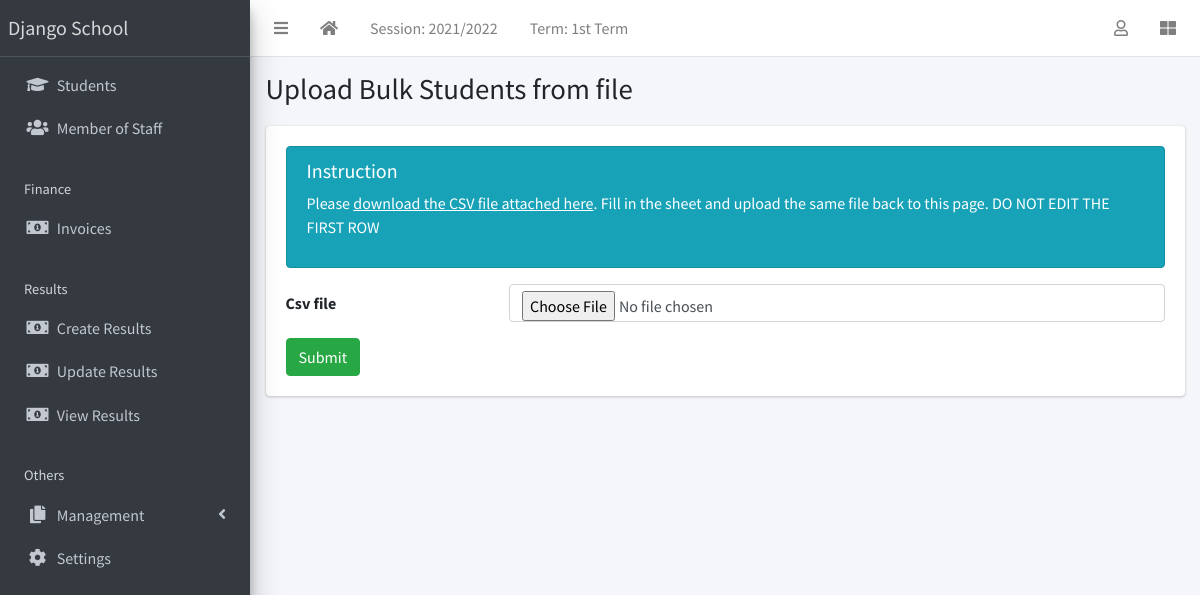
Page /student/upload/ (signed in) on the committed database.
### apps/corecode/models.py (models this page shows, shortened)
class AcademicSession(models.Model):
    name = models.CharField(max_length=200, unique=True)
    current = models.BooleanField(default=True)
    class Meta:
        ordering = ["-name"]

class AcademicTerm(models.Model):
    name = models.CharField(max_length=20, unique=True)
    current = models.BooleanField(default=True)
    class Meta:
        ordering = ["name"]

class SiteConfig(models.Model):
    key = models.SlugField()
    value = models.CharField(max_length=200)

### apps/students/views.py (the view)
# urls.py: path("upload/", StudentBulkUploadView.as_view(), name="student-upload"),
class StudentBulkUploadView(LoginRequiredMixin, SuccessMessageMixin, CreateView):
    model = StudentBulkUpload
    template_name = "students/students_upload.html"
    fields = ["csv_file"]
    success_url = "/student/list"
    success_message = "Successfully uploaded students"

### apps/corecode/context_processors.py (called while the page is built)
def site_defaults(request):
    current_session = AcademicSession.objects.get(current=True)
    current_term = AcademicTerm.objects.get(current=True)
    vals = SiteConfig.objects.all()
    contexts = {
        "current_session": current_session.name,
        "current_term": current_term.name,
    }
    for val in vals:
        contexts[val.key] = val.value
    return contexts

### apps/students/templates/students/students_upload.html (shortened to what this page needs)
{% extends 'base.html' %}
{% block title %}
  Upload Bulk Students from file
{% endblock title %}
{% block content %}
  <div class="col alert alert-info">
    <h5>Instruction</h5>
    <p>Please <a href="{% url 'download-csv' %}">download the CSV file attached here</a>. Fill in the sheet and upload the same file back to this page. DO NOT EDIT THE FIRST ROW</p>
  </div>
  <form method="POST" enctype="multipart/form-data">
    {% include 'corecode/form_snippet.html' %}
    <input type="submit" class="btn btn-success" value="Submit">
  </form>
{% endblock content %}

### templates/base.html (shortened to what this page needs)
{% load static %}
<!DOCTYPE html>
<html lang="en">
<head>
  <link rel="stylesheet" href="{% static 'plugins/fontawesome-free/css/all.min.css' %}">
  <link rel="stylesheet" href="{% static 'plugins/toastr/toastr.min.css' %}">
  <link rel="stylesheet"
    href="{% static 'plugins/overlayScrollbars/css/OverlayScrollbars.min.css' %}">
  <link rel="stylesheet" href="{% static 'plugins/Datatables/datatables.min.css' %}" />
  <link rel="stylesheet" href="{% static 'dist/css/adminlte.min.css' %}">
</head>
<body
  class="hold-transition sidebar-mini layout-fixed layout-navbar-fixed layout-footer-fixed">
  <div class="wrapper">
    <nav class="main-header navbar navbar-expand navbar-white navbar-light">
      <ul class="navbar-nav">
        <li class="nav-item">
          <a class="nav-link" data-widget="pushmenu" href="#" role="button"><i
              class="fas fa-bars"></i></a>
        </li>
        <li class="nav-item d-none d-sm-inline-block">
          <a href="{% url 'home' %} " class="nav-link"><i class="fa fa-home"></i></a>
        </li>
        <li class="nav-item d-none d-sm-inline-block">
          <a href="{% url 'current-session' %}" class="nav-link">Session: {{ current_session }}</a>
        </li>
        <li class="nav-item d-none d-sm-inline-block">
          <a href="{% url 'current-session' %}" class="nav-link">Term: {{ current_term }}</a>
        </li>
      </ul>
      <ul class="navbar-nav ml-auto">
        <li class="nav-item dropdown">
          <a class="nav-link" data-toggle="dropdown" href="#">
            <i class="far fa-user"></i>
          </a>
        </li>
        <li class="nav-item">
          <a class="nav-link" data-widget="control-sidebar" data-slide="true"
            href="#" role="button"><i class="fas fa-th-large"></i></a>
        </li>
      </ul>
    </nav>
    <aside class="main-sidebar sidebar-dark-primary elevation-4">
      <a href="{% url 'home' %}" class="brand-link">{{ school_name | default:"MySchool" }}</a>
      <div class="sidebar">
        <nav class="mt-2">
          <ul class="nav nav-pills nav-sidebar flex-column"
            data-widget="treeview" role="menu" data-accordion="false">
            <li class="nav-item">
              <a href="{% url 'student-list' %}" class="nav-link">
                <i class="nav-icon fas fa-graduation-cap"></i>
                <p>
                  Students
                </p>
              </a>
            </li>
            <li class="nav-item">
              <a href="{% url 'staff-list' %}" class="nav-link">
                <i class="nav-icon fas fa-users"></i>
                <p>
                  Member of Staff
                </p>
              </a>
            </li>
            <li class="nav-header">Finance</li>
            <li class="nav-item">
              <a href="{% url 'invoice-list' %}" class="nav-link">
                <i class="nav-icon fas fa-money-bill-alt"></i>
                <p>
                  Invoices
                </p>
              </a>
            </li>
            <li class="nav-header">Results</li>
            <li class="nav-item">
              <a href="{% url 'create-result' %}" class="nav-link">
                <i class="nav-icon fas fa-money-bill-alt"></i>
                <p>
                  Create Results
                </p>
              </a>
            </li>
            <li class="nav-item">
              <a href="{% url 'edit-results' %}" class="nav-link">
                <i class="nav-icon fas fa-money-bill-alt"></i>
                <p>
                  Update Results
                </p>
              </a>
            </li>
            <li class="nav-item">
              <a href="{% url 'view-results' %}" class="nav-link">
                <i class="nav-icon fas fa-money-bill-alt"></i>
                <p>
                  View Results
                </p>
              </a>
            </li>
            <li class="nav-header">Others</li>
            <li class="nav-item has-treeview">
              <a href="#" class="nav-link">
                <i class="nav-icon fas fa-copy"></i>
                <p>
                  Management
                  <i class="fas fa-angle-left right"></i>
                </p>
              </a>
            </li>
            <li class="nav-item">
              <a href="{% url 'configs' %}" class="nav-link">
                <i class="nav-icon fas fa-cog"></i>
                <p>
                  Settings
                </p>
              </a>
            </li>
          </ul>
        </nav>
      </div>
    </aside>
    <div class="content-wrapper">
      <section class="content-header">
        <div class="container-fluid">
          <div class="row mb-1">
            <div class="col-sm-8">
              <h1>{% block title %}{% endblock title %}</h1>
            </div>
            <div class="col-sm-4">
            </div>
          </div>
        </div>
      </section>
      <section class="content">
        <div class="container-fluid">
          <div class="row">
            <div class="col-md-12">
              {% block fullcard %}
              <div class="card">
                <div class="card-body">
                  <div class="row">
                    <div class="col">
                      {% block content %}
                      {% endblock content %}
                    </div>
                  </div>
                </div>
              </div>
              {% endblock fullcard %}
            </div>
          </div>
        </div>
      </section>
    </div>
  </div>
</body>
</html>

### rows in the picture
AcademicSession: name "2021/2022"
AcademicTerm: name "1st Term"
SiteConfig: value "Django School"

### other values in the picture
{{ field.label }} "Csv file"
